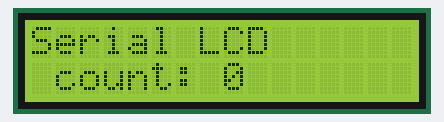
Bench run of a sketch on a simulated Arduino Uno, built with avr-gcc and run on an emulated ATmega328P. Parts: 16×2 character LCD.

Above: at 0.1 s.
At 4.7 s:
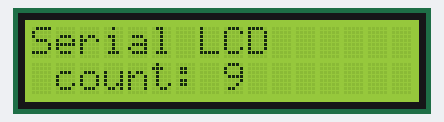
At 9.7 s:
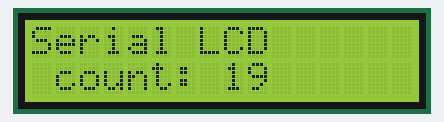
At 19.7 s:
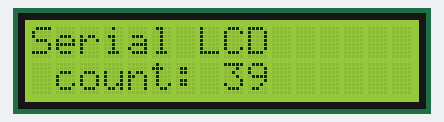
At 29.3 s:
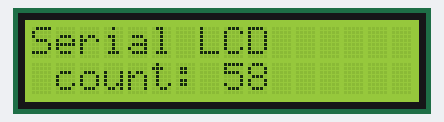
At 39.3 s:
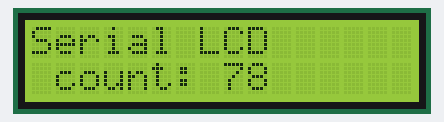

The sketch:

HelloWorld_i2c.ino
```cpp
#include <Wire.h>
#include <LiquidCrystal_I2C.h>
#define BACKLIGHT_PIN 13

//LiquidCrystal_I2C lcd(0x27, BACKLIGHT_PIN, POSITIVE);  // Set the LCD I2C address
LiquidCrystal_I2C lcd(0x27, 2, 1, 0, 4, 5, 6, 7, 3, POSITIVE);  // Set the LCD I2C address
int interval = 0;

void setup()
{
  //Switch on the backlight
  //pinMode(BACKLIGHT_PIN, OUTPUT );
  //digitalWrite(BACKLIGHT_PIN, HIGH );

  lcd.begin(16,2);
  lcd.home();
  //lcd.clear();
  lcd.setCursor(0, 0);
  lcd.print("Serial LCD");
  lcd.setCursor(1, 1);
  lcd.print("count:");
  lcd.setCursor(8, 1);
  lcd.print(interval);
}

void loop()
{
  delay(500);
  interval++;
  lcd.setCursor(8, 1);
  lcd.print(interval);
}
```

Measured:
- what the display in image 1 shows lasts 0.5 s, from 4.6 s to 5.1 s
